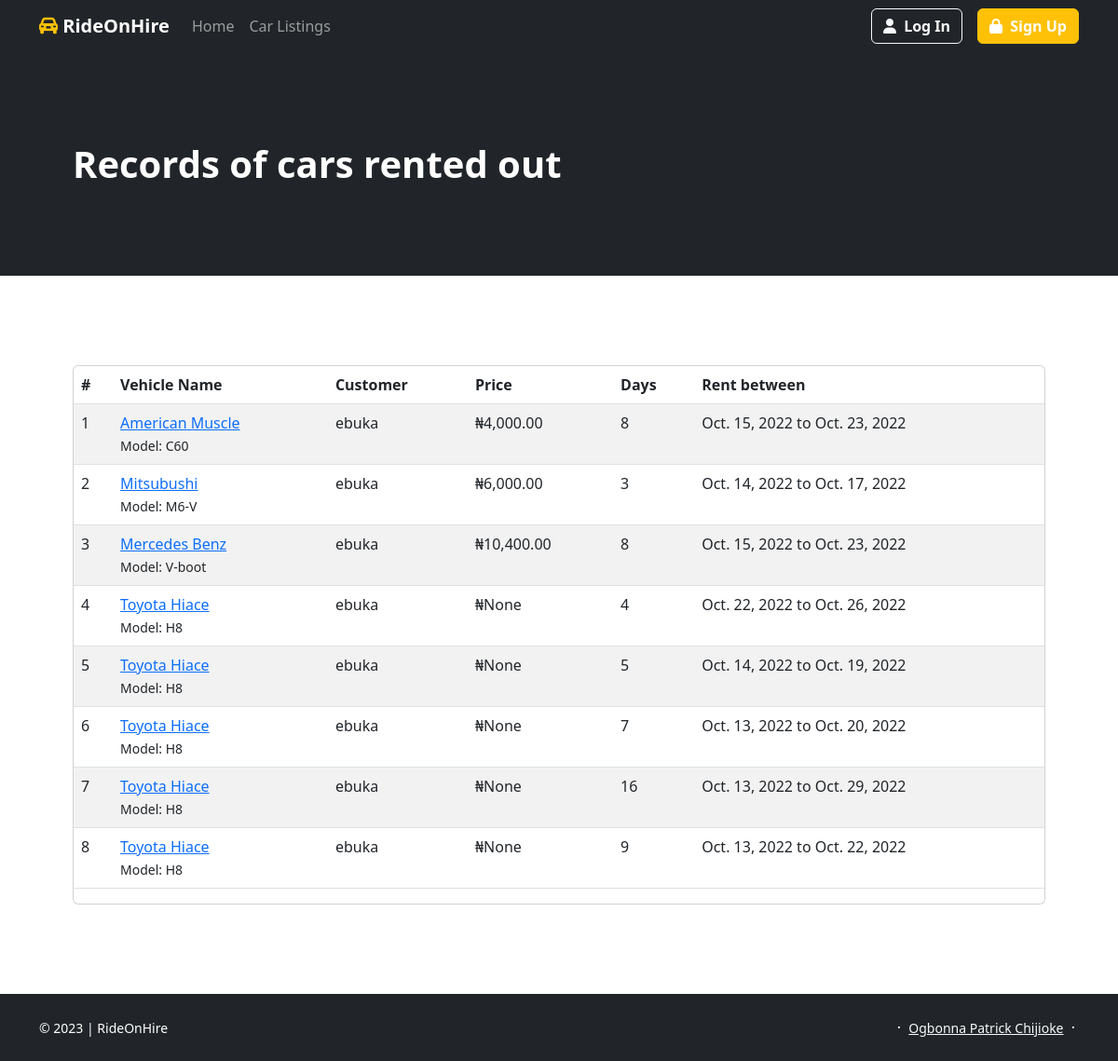
/account/vendor/orders/ (signed in), run on the app's committed database.
### vehicle/models.py (models this page shows, shortened)
class Rent(models.Model):
    PENDING = 'P'
    APPROVED = 'A'
    DECLINED = 'D'
    REQUEST_STATUS_CHOICES = [
        (PENDING, 'Pending'),
        (APPROVED, 'Approved'),
        (DECLINED, 'Declined'),
    ]
    date_of_booking = models.DateField(blank=True, null=True)
    date_of_return = models.DateField(blank=True, null=True)
    advance_amount = models.IntegerField(blank=True, null=True) # remove
    total_amount = models.DecimalField(
        max_digits=12, decimal_places=2,
        blank=True, null=True)
    is_available = models.BooleanField(default=True)
    paid = models.BooleanField(default=False)
    request_status = models.CharField(
        max_length=1, choices=REQUEST_STATUS_CHOICES, default=PENDING) # remove
    vehicle = models.ForeignKey(Vehicle, on_delete=models.CASCADE)
    customer = models.ForeignKey(
        User, on_delete=models.CASCADE, related_name='rents')
    vendor = models.ForeignKey(
        VendorProfile, on_delete=models.CASCADE, related_name='rents')
    paystack_id = models.CharField(max_length=150, blank=True)
    created = models.DateTimeField(auto_now_add=True)
    updated = models.DateTimeField(auto_now=True)
    class Meta:
        ordering = ['-created']
    @property
    def total_days(self):
        date_of_booking = self.date_of_booking
        date_of_return = self.date_of_return
        if date_of_booking > date_of_return:
            return
        dates = (date_of_return - date_of_booking)
        return dates.days

class Vehicle(models.Model):
    vendor = models.ForeignKey(
        User, on_delete=models.PROTECT, related_name='vehicles')
    name = models.CharField(max_length=60)
    model = models.CharField(max_length=10, blank=True)
    color = models.CharField(max_length=20)
    no_of_seats = models.IntegerField()
    description = models.TextField(max_length=5000)
    car_type = models.ForeignKey(
        CarType, on_delete=models.PROTECT,
        blank=True, null=True)
    gear_type = models.ForeignKey(
        GearType, on_delete=models.PROTECT,
        blank=True, null=True)
    fuel_type = models.ForeignKey(
        FuelType, on_delete=models.PROTECT,
        blank=True, null=True)
    price = models.DecimalField(max_digits=6, decimal_places=2)
    image = models.ImageField(upload_to='vehicle')
    is_available = models.BooleanField(default=True)
    license_plate = models.CharField(max_length=20, unique=True)
    area = models.ForeignKey(Area, on_delete=models.PROTECT)
    compares = models.ManyToManyField(
        User, related_name='compare', blank=True, default=None)
    created = models.DateTimeField(auto_now_add=True)
    updated = models.DateTimeField(auto_now=True)
    class Meta:
        ordering = ['-created']

### account/models.py (models this page shows)
class User(AbstractUser):
    is_vendor = models.BooleanField(default=True)

### account/views.py (the view)
@login_required
def vendor_manage_orders(request):
    vendor = get_object_or_404(VendorProfile, user=request.user)
    rents = Rent.objects.filter(vendor=vendor)
    return render(request,
                  'vendor/rentals.html',
                  {'rents': rents,})

### templates/vendor/rentals.html (shortened to what this page needs)
{% extends "base.html" %}
{% load humanize %}
{% block content %}
<section class="py-5 bg-dark">
    <div class="container px-5 my-5">
        <div class="mb-5 text-white">
            <h1 class="fw-bolder">Records of cars rented out</h1>
        </div>
    </div>
</section>
<section class="py-5">
    <div class="container px-5 my-5">
        <div class="card">
            <div class="card-body p-0">
                <table class="table table-striped projects">
                    <thead>
                        <tr>
                            <th>#</th>
                            <th>Vehicle Name</th>
                            <th>Customer</th>
                            <th>Price</th>
                            <th>Days</th>
                            <th>Rent between</th>
                        </tr>
                    </thead>
                    <tbody>
                        {% for rent in rents %}
                        <tr>
                            <td>{{ forloop.counter }}</td>
                            <td>
                                <a href="{% url 'vehicle:detail' rent.vehicle.id %}">{{ rent.vehicle.name }}</a>
                                <br />
                                <small>Model: {{ rent.vehicle.model }}</small>
                            </td>
                            <td>{{ rent.customer }}</td>
                            <td>&#8358;{{ rent.total_amount|intcomma }}</td>
                            <td>{{ rent.total_days }}</td>
                            <td>{{ rent.date_of_booking }} to {{ rent.date_of_return }}</td>
                        </tr>
                        {% empty %} You have not rented any vehicle yet.
                        {% endfor %}
                    </tbody>
                </table>
            </div>
        </div>
    </div>
</section>
{% endblock content %}

### data on the page
Rent: vehicle.name "American Muscle", vehicle.model "C60", customer "ebuka", total_amount "4,000.00", total_days "8", date_of_booking "Oct. 15, 2022", date_of_return "Oct. 23, 2022"
Rent: vehicle.name "Mitsubushi", vehicle.model "M6-V", customer "ebuka", total_amount "6,000.00", total_days "3", date_of_booking "Oct. 14, 2022", date_of_return "Oct. 17, 2022"
Rent: vehicle.name "Mercedes Benz", vehicle.model "V-boot", customer "ebuka", total_amount "10,400.00", total_days "8", date_of_booking "Oct. 15, 2022", date_of_return "Oct. 23, 2022"
Rent: vehicle.name "Toyota Hiace", vehicle.model "H8", customer "ebuka", total_amount "None", total_days "4", date_of_booking "Oct. 22, 2022", date_of_return "Oct. 26, 2022"
Rent: vehicle.name "Toyota Hiace", vehicle.model "H8", customer "ebuka", total_amount "None", total_days "5", date_of_booking "Oct. 14, 2022", date_of_return "Oct. 19, 2022"
Rent: vehicle.name "Toyota Hiace", vehicle.model "H8", customer "ebuka", total_amount "None", total_days "7", date_of_booking "Oct. 13, 2022", date_of_return "Oct. 20, 2022"
Rent: vehicle.name "Toyota Hiace", vehicle.model "H8", customer "ebuka", total_amount "None", total_days "16", date_of_booking "Oct. 13, 2022", date_of_return "Oct. 29, 2022"
Rent: vehicle.name "Toyota Hiace", vehicle.model "H8", customer "ebuka", total_amount "None", total_days "9", date_of_booking "Oct. 13, 2022", date_of_return "Oct. 22, 2022"
